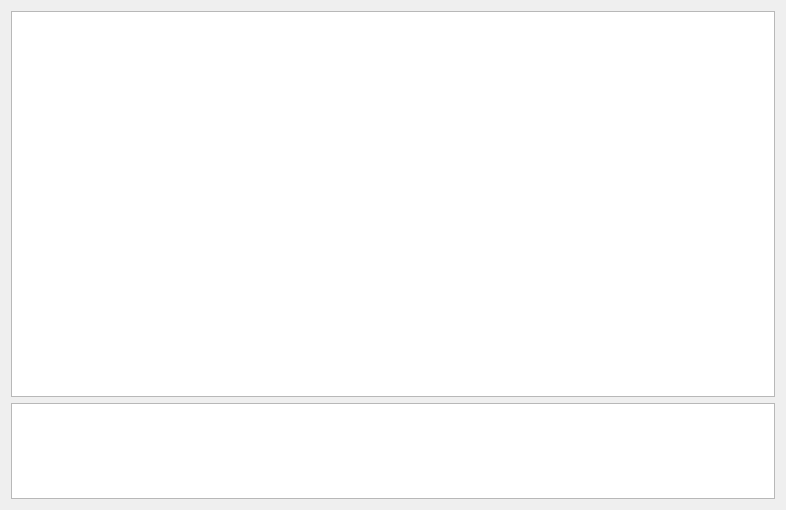
<?xml version="1.0" encoding="UTF-8"?>
<ui version="4.0">
 <class>ClangIDE</class>
 <widget class="QMainWindow" name="ClangIDE">
  <property name="geometry">
   <rect>
    <x>0</x>
    <y>0</y>
    <width>786</width>
    <height>510</height>
   </rect>
  </property>
  <property name="windowTitle">
   <string>ClangIDE</string>
  </property>
  <widget class="QWidget" name="centralWidget">
   <layout class="QGridLayout" name="gridLayout">
    <item row="0" column="0">
     <widget class="QTextEdit" name="codeEdit">
      <property name="sizePolicy">
       <sizepolicy hsizetype="Expanding" vsizetype="Expanding">
        <horstretch>0</horstretch>
        <verstretch>4</verstretch>
       </sizepolicy>
      </property>
     </widget>
    </item>
    <item row="1" column="0">
     <widget class="QTableView" name="diagnostics">
      <property name="sizePolicy">
       <sizepolicy hsizetype="Expanding" vsizetype="Expanding">
        <horstretch>0</horstretch>
        <verstretch>1</verstretch>
       </sizepolicy>
      </property>
      <property name="editTriggers">
       <set>QAbstractItemView::NoEditTriggers</set>
      </property>
      <property name="alternatingRowColors">
       <bool>true</bool>
      </property>
      <property name="selectionMode">
       <enum>QAbstractItemView::SingleSelection</enum>
      </property>
      <property name="selectionBehavior">
       <enum>QAbstractItemView::SelectRows</enum>
      </property>
      <attribute name="horizontalHeaderStretchLastSection">
       <bool>true</bool>
      </attribute>
      <attribute name="verticalHeaderDefaultSectionSize">
       <number>21</number>
      </attribute>
      <attribute name="verticalHeaderMinimumSectionSize">
       <number>21</number>
      </attribute>
     </widget>
    </item>
   </layout>
  </widget>
 </widget>
 <layoutdefault spacing="6" margin="11"/>
 <resources/>
 <connections/>
</ui>
